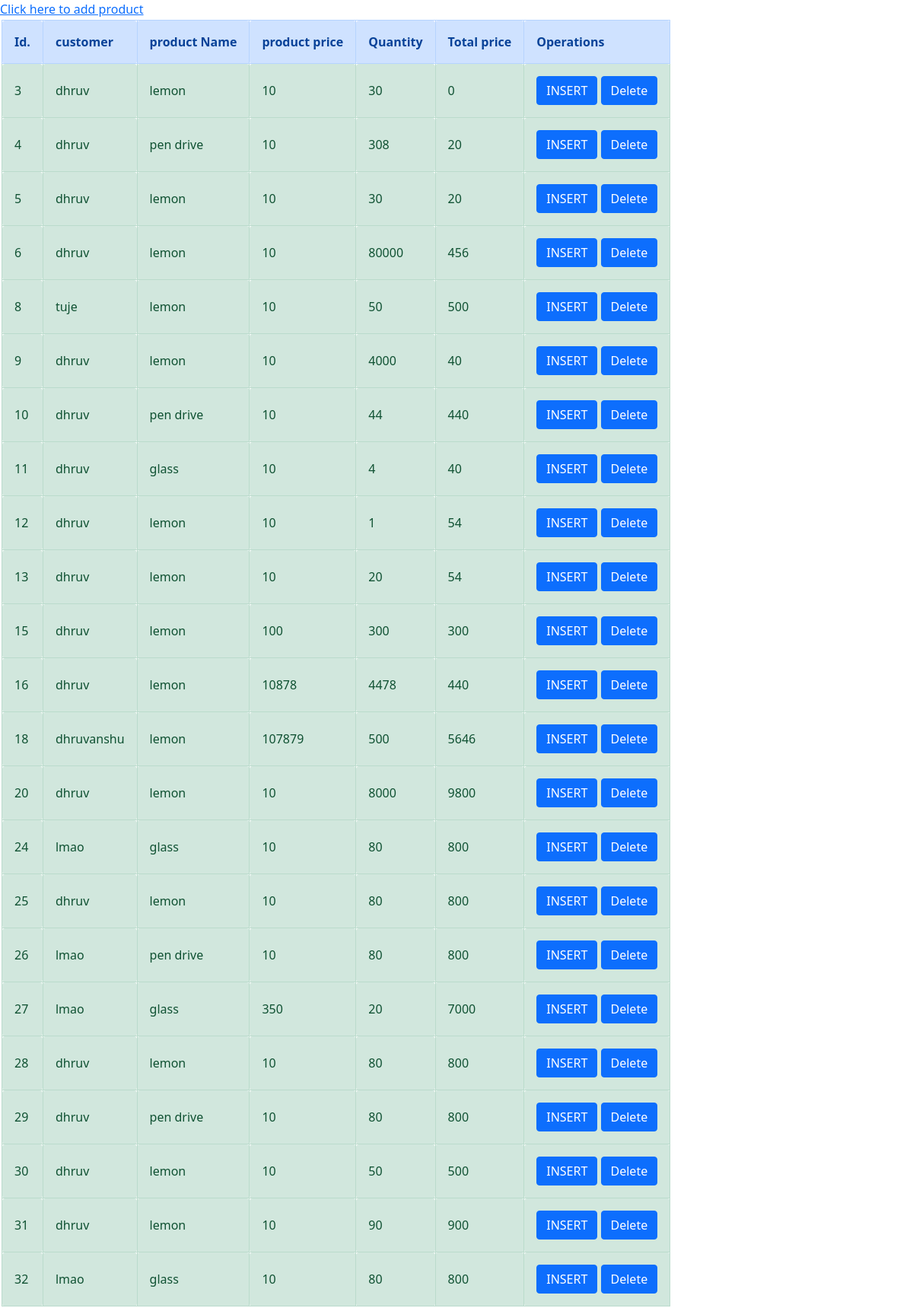
The app's page /detail/, older data.
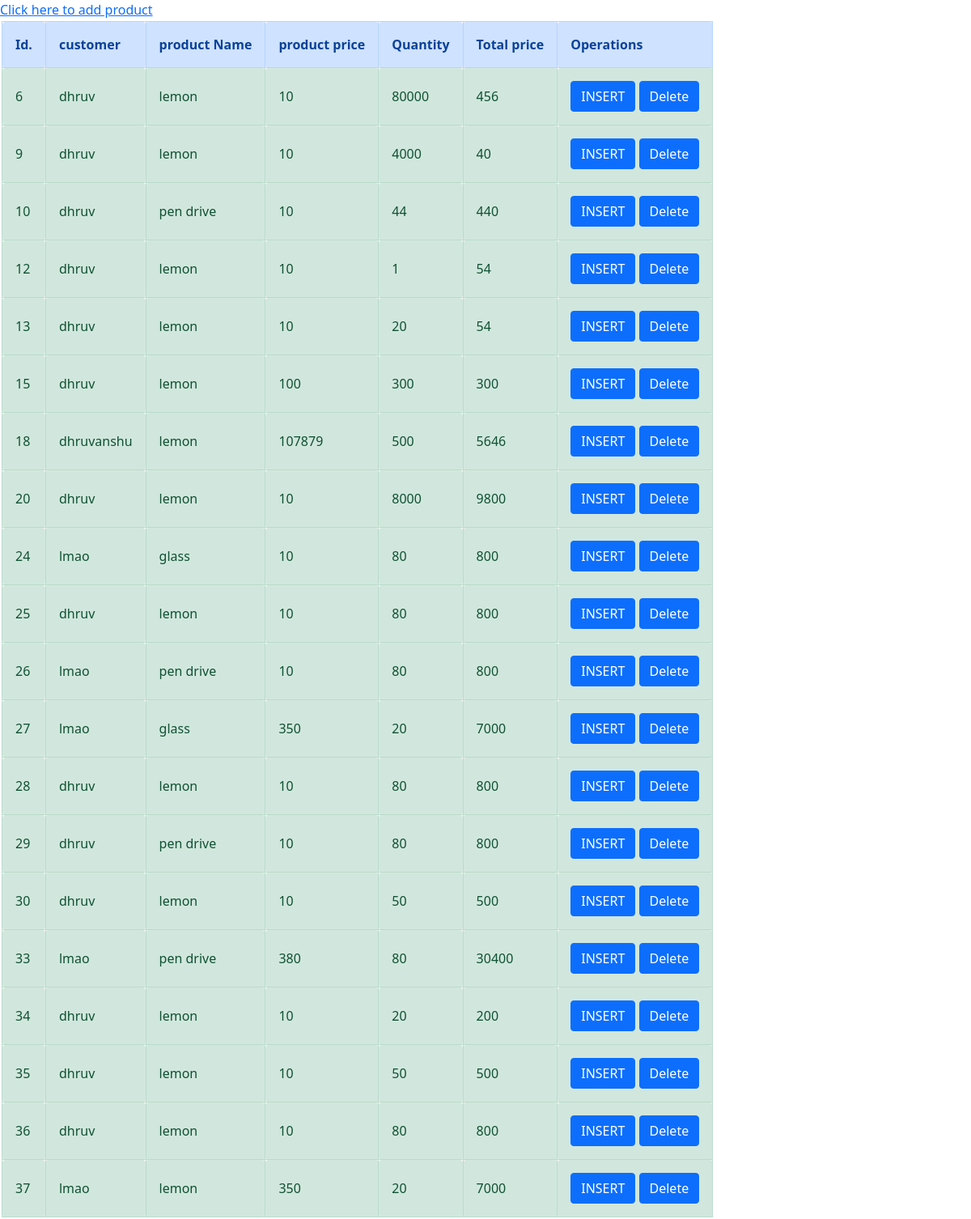
The same page, newer data.
### filter/models.py (models this page shows)
class order(models.Model):
    customer_name = models.CharField(max_length=20)
    product_name = models.CharField(max_length=20)
    productprice = models.IntegerField()
    quantity = models.IntegerField()
    total_price = models.IntegerField()

### filter/views.py (the view)
# urls.py: path('detail/',views.orderdetail,name='detail'),
def orderdetail(request):
    help = order.objects.all()
    context = {
        'help': help
    }
    return render(request,'customer_info.html',context)

### templates/customer_info.html (shortened to what this page needs)
{% load static %}
<!DOCTYPE html>
<html>
    <link href="https://cdn.jsdelivr.net/npm/bootstrap@5.0.0-beta2/dist/css/bootstrap.min.css" rel="stylesheet">
<a href="/">Click here to add product</a>
    <table style="">
    <div class="container">
    <div class="row align-items-start">
    <div class="col">
                <tr >
                    <th class="alert alert-primary">Id.</th>
                    <th class="alert alert-primary">customer</th>
                    <th class="alert alert-primary">product Name</th>
                    <th class="alert alert-primary">product price</th>
                    <th class="alert alert-primary">Quantity</th>
                    <th class="alert alert-primary">Total price</th>
                    <th class="alert alert-primary">Operations</th>
                </tr>
    </div></div></div>
                {% for stu in help %}
                <tr>
                    <td class="alert alert-success">{{ stu.id }}</td>
                    <td class="alert alert-success">{{ stu.customer_name }}</td>
                    <td class="alert alert-success">{{ stu.product_name }}</td>
                    <td class="alert alert-success">{{ stu.productprice }}</td>
                    <td class="alert alert-success">{{ stu.quantity }}</td>
                    <td class="alert alert-success">{{ stu.total_price }}</td>
                    <td class="alert alert-success"><div class="btn-group" role="group" aria-label="Basic example">
                        <a href="/update/{{stu.id}}{{stu.customer_name}}"><button type="button" class="btn btn-primary">INSERT</button></a>
                      </div>
                    <div class="btn-group" role="group" aria-label="Basic example">
                        <a href="/delete/{{stu.id}}{{stu.customer_name}}"><button type="button" class="btn btn-primary">Delete</button></a>
                      </div>
                    </td>
                </tr>
                {% endfor %}
            </table>
            </html>

### templates/customer_info.html (style rules this page uses)
table, th, td { border: 1px solid black; margin: 2px; align-items: center; }

Row changes from the older to the newer data that the page shows:
removed order: id "3", customer_name "dhruv", product_name "lemon", productprice "10", quantity "30", total_price "0"
removed order: id "4", customer_name "dhruv", product_name "pen drive", productprice "10", quantity "308", total_price "20"
removed order: id "5", customer_name "dhruv", product_name "lemon", productprice "10", quantity "30", total_price "20"
removed order: id "8", customer_name "tuje", product_name "lemon", productprice "10", quantity "50", total_price "500"
removed order: id "11", customer_name "dhruv", product_name "glass", productprice "10", quantity "4", total_price "40"
removed order: id "16", customer_name "dhruv", product_name "lemon", productprice "10878", quantity "4478", total_price "440"
removed order: id "31", customer_name "dhruv", product_name "lemon", productprice "10", quantity "90", total_price "900"
removed order: id "32", customer_name "lmao", product_name "glass", productprice "10", quantity "80", total_price "800"
added order: id "33", customer_name "lmao", product_name "pen drive", productprice "380", quantity "80", total_price "30400"
added order: id "34", customer_name "dhruv", product_name "lemon", productprice "10", quantity "20", total_price "200"
added order: id "35", customer_name "dhruv", product_name "lemon", productprice "10", quantity "50", total_price "500"
added order: id "36", customer_name "dhruv", product_name "lemon", productprice "10", quantity "80", total_price "800"
added order: id "37", customer_name "lmao", product_name "lemon", productprice "350", quantity "20", total_price "7000"
